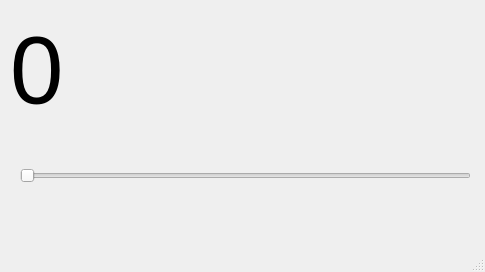
<?xml version="1.0" encoding="UTF-8"?>
<ui version="4.0">
 <class>MainWindow</class>
 <widget class="QMainWindow" name="MainWindow">
  <property name="geometry">
   <rect>
    <x>0</x>
    <y>0</y>
    <width>485</width>
    <height>272</height>
   </rect>
  </property>
  <property name="windowTitle">
   <string>MainWindow</string>
  </property>
  <widget class="QWidget" name="centralwidget">
   <widget class="QSlider" name="horizontalSlider">
    <property name="geometry">
     <rect>
      <x>20</x>
      <y>140</y>
      <width>451</width>
      <height>71</height>
     </rect>
    </property>
    <property name="orientation">
     <enum>Qt::Horizontal</enum>
    </property>
   </widget>
   <widget class="QLabel" name="label">
    <property name="geometry">
     <rect>
      <x>10</x>
      <y>20</y>
      <width>461</width>
      <height>101</height>
     </rect>
    </property>
    <property name="font">
     <font>
      <pointsize>72</pointsize>
     </font>
    </property>
    <property name="text">
     <string>0</string>
    </property>
   </widget>
  </widget>
  <widget class="QMenuBar" name="menubar">
   <property name="geometry">
    <rect>
     <x>0</x>
     <y>0</y>
     <width>485</width>
     <height>26</height>
    </rect>
   </property>
  </widget>
  <widget class="QStatusBar" name="statusbar"/>
 </widget>
 <resources/>
 <connections/>
</ui>
